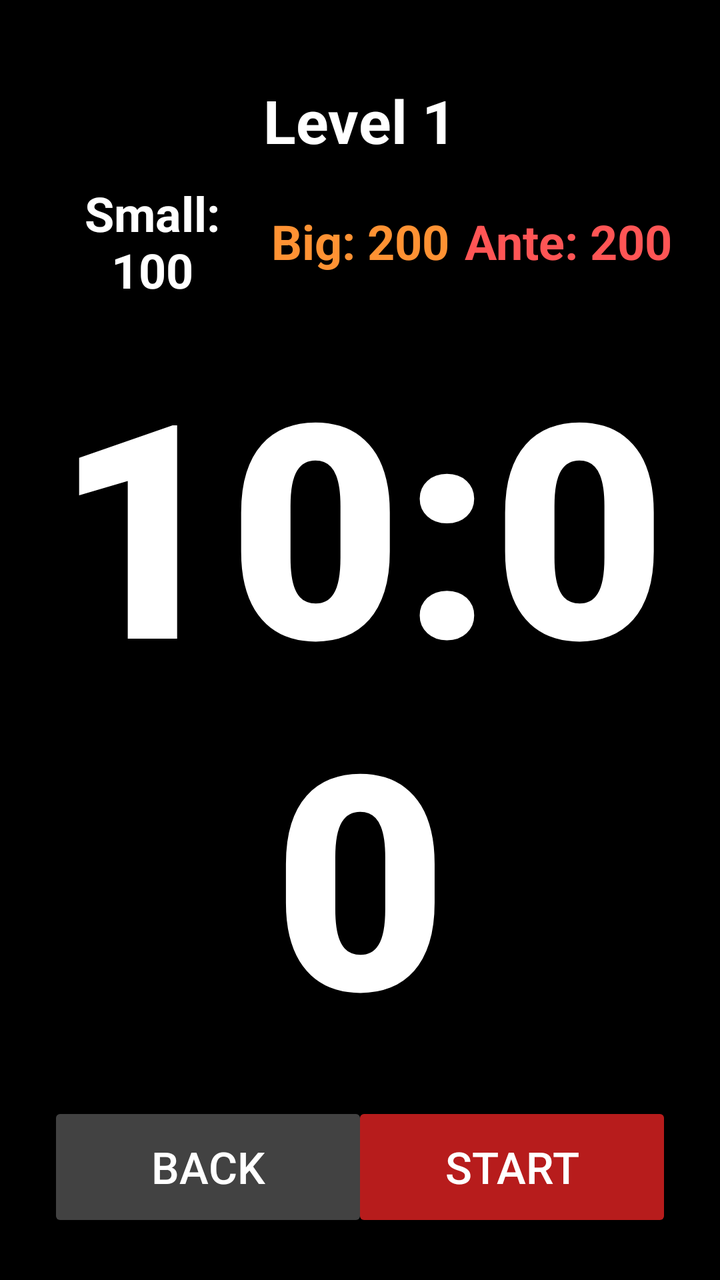
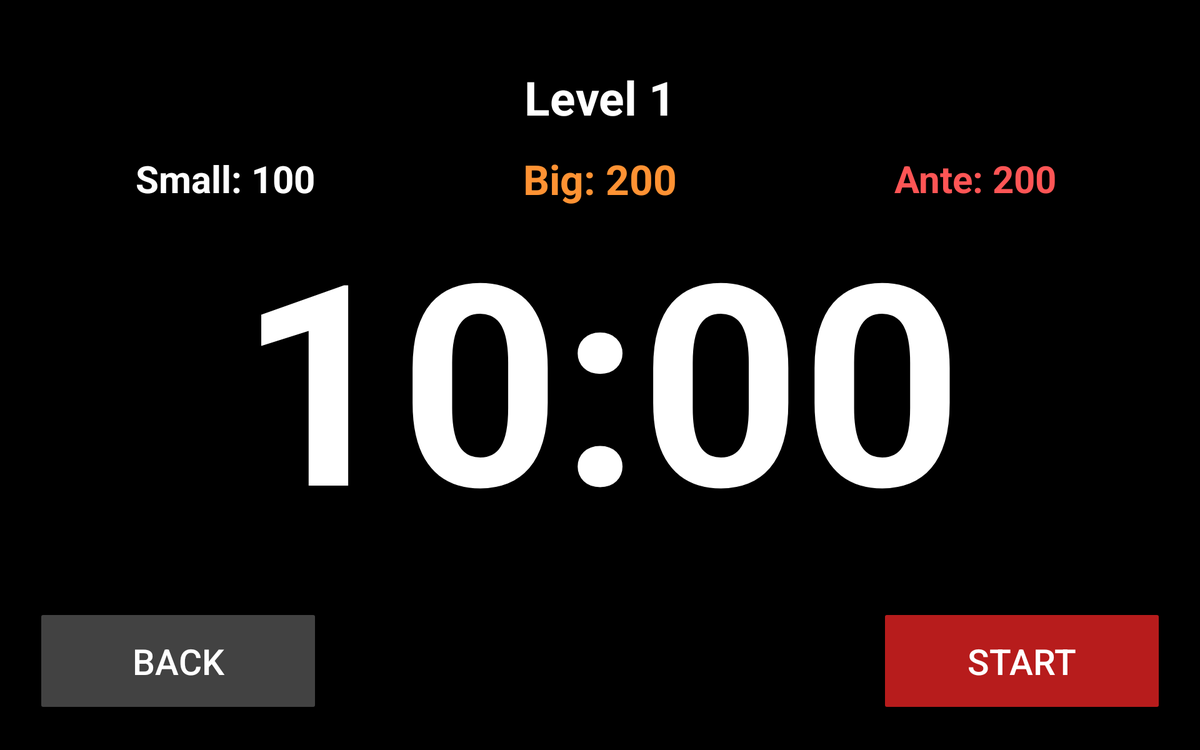

An Android layout and its configuration variant, each rendered on a device that would load it. The default file and the variant file are quoted in full after the pictures.
<!-- AndroidManifest.xml: application theme Theme.PokerTimer -->
<!-- res/layout/activity_count.xml -->
<?xml version="1.0" encoding="utf-8"?>
<androidx.constraintlayout.widget.ConstraintLayout xmlns:android="http://schemas.android.com/apk/res/android"
    xmlns:app="http://schemas.android.com/apk/res-auto"
    xmlns:tools="http://schemas.android.com/tools"
    android:layout_width="match_parent"
    android:layout_height="match_parent"
    android:background="#000000"
    android:padding="24dp"
    android:keepScreenOn="true">

    
    <TextView
        android:id="@+id/levelText"
        android:layout_width="wrap_content"
        android:layout_height="wrap_content"
        android:paddingTop="16dp"
        android:text="Level 1"
        android:textColor="#FFFFFF"
        android:textSize="30sp"
        android:textStyle="bold"
        app:layout_constraintEnd_toEndOf="parent"
        app:layout_constraintStart_toStartOf="parent"
        app:layout_constraintTop_toTopOf="parent" />

    
    <TextView
        android:id="@+id/timerText"
        android:layout_width="wrap_content"
        android:layout_height="wrap_content"
        android:fontFamily="sans-serif-black"
        android:gravity="center"
        android:text="10:00"
        android:textColor="#FFFFFF"
        android:textSize="150sp"
        android:textStyle="bold"
        app:layout_constraintBottom_toBottomOf="parent"
        app:layout_constraintEnd_toEndOf="parent"
        app:layout_constraintStart_toStartOf="parent"
        app:layout_constraintTop_toBottomOf="@id/levelText" />

    
    <LinearLayout
        android:id="@+id/blindInfoLayout"
        android:layout_width="match_parent"
        android:layout_height="wrap_content"
        android:gravity="center"
        android:orientation="horizontal"
        android:paddingTop="12dp"
        android:paddingBottom="12dp"
        app:layout_constraintBottom_toTopOf="@+id/timerText"
        app:layout_constraintEnd_toEndOf="parent"
        app:layout_constraintStart_toStartOf="parent"
        app:layout_constraintTop_toBottomOf="@id/levelText">

        <TextView
            android:id="@+id/smallBlindText"
            android:layout_width="0dp"
            android:layout_height="wrap_content"
            android:layout_weight="1"
            android:gravity="center"
            android:text="Small: 100"
            android:textColor="#FFFFFF"
            android:textSize="24sp"
            android:textStyle="bold" />

        <TextView
            android:id="@+id/bigBlindText"
            android:layout_width="0dp"
            android:layout_height="wrap_content"
            android:layout_weight="1"
            android:gravity="center"
            android:text="Big: 200"
            android:textColor="#FF9233"
            android:textSize="24sp"
            android:textStyle="bold" />

        <TextView
            android:id="@+id/anteText"
            android:layout_width="0dp"
            android:layout_height="wrap_content"
            android:layout_weight="1"
            android:gravity="center"
            android:text="Ante: 200"
            android:textColor="#FF5555"
            android:textSize="24sp"
            android:textStyle="bold" />
    </LinearLayout>
    <Button
        android:id="@+id/btnBack"
        android:layout_width="160dp"
        android:layout_height="65dp"
        android:text="BACK"
        android:textSize="22sp"
        android:textColor="#FFFFFF"
        android:backgroundTint="#424242"
        android:stateListAnimator="@null"
        app:layout_constraintBottom_toBottomOf="parent"
        app:layout_constraintStart_toStartOf="parent" />
    
    <Button
        android:id="@+id/btnStart"
        android:layout_width="160dp"
        android:layout_height="65dp"
        android:text="START"
        android:textSize="22sp"
        android:textColor="#FFFFFF"
        android:backgroundTint="#B71C1C"
        android:stateListAnimator="@null"
        app:layout_constraintBottom_toBottomOf="parent"
        app:layout_constraintEnd_toEndOf="parent" />
    
    <LinearLayout
        android:id="@+id/breakLayout"
        android:layout_width="match_parent"
        android:layout_height="match_parent"
        android:orientation="vertical"
        android:gravity="center"
        android:background="#CC000000"
        android:visibility="gone"
        app:layout_constraintTop_toTopOf="parent"
        app:layout_constraintBottom_toBottomOf="parent"
        app:layout_constraintStart_toStartOf="parent"
        app:layout_constraintEnd_toEndOf="parent">

        <TextView
            android:id="@+id/breakText"
            android:layout_width="wrap_content"
            android:layout_height="wrap_content"
            android:text="BREAK TIME"
            android:textColor="#FF3333"
            android:textSize="100sp"
            android:textStyle="bold"
            android:paddingBottom="20dp"
            />

        <Button
            android:id="@+id/btnContinue"
            android:layout_width="200dp"
            android:layout_height="65dp"
            android:text="CONTINUE"
            android:textColor="#FFFFFF"
            android:textSize="22sp"
            android:backgroundTint="#B71C1C"/>
    </LinearLayout>
</androidx.constraintlayout.widget.ConstraintLayout>
<!-- resources referenced by this layout -->
<resources>
  <style name="Theme.PokerTimer" parent="Base.Theme.PokerTimer" />
  <style name="Base.Theme.PokerTimer" parent="Theme.Material3.DayNight.NoActionBar">
          
          
      </style>
</resources>
<!-- res/layout-sw720dp/activity_count.xml (the author's variant of the layout above) -->
<!-- drawn on a large tablet held sideways -->
<?xml version="1.0" encoding="utf-8"?>
<androidx.constraintlayout.widget.ConstraintLayout xmlns:android="http://schemas.android.com/apk/res/android"
    xmlns:app="http://schemas.android.com/apk/res-auto"
    android:layout_width="match_parent"
    android:layout_height="match_parent"
    android:background="#000000"
    android:padding="40dp"
    android:keepScreenOn="true">

    
    <TextView
        android:id="@+id/levelText"
        android:layout_width="wrap_content"
        android:layout_height="wrap_content"
        android:text="Level 1"
        android:textColor="#FFFFFF"
        android:textSize="50sp"
        android:textStyle="bold"
        android:paddingTop="30dp"
        app:layout_constraintTop_toTopOf="parent"
        app:layout_constraintStart_toStartOf="parent"
        app:layout_constraintEnd_toEndOf="parent" />

    
    <LinearLayout
        android:id="@+id/blindInfoLayout"
        android:layout_width="match_parent"
        android:layout_height="wrap_content"
        android:orientation="horizontal"
        android:gravity="center"
        android:paddingTop="24dp"
        android:paddingBottom="24dp"
        app:layout_constraintTop_toBottomOf="@id/levelText"
        app:layout_constraintStart_toStartOf="parent"
        app:layout_constraintEnd_toEndOf="parent">

        <TextView
            android:id="@+id/smallBlindText"
            android:layout_width="0dp"
            android:layout_height="wrap_content"
            android:layout_weight="1"
            android:text="Small: 100"
            android:textColor="#FFFFFF"
            android:textSize="40sp"
            android:textStyle="bold"
            android:gravity="center" />

        <TextView
            android:id="@+id/bigBlindText"
            android:layout_width="0dp"
            android:layout_height="wrap_content"
            android:layout_weight="1"
            android:text="Big: 200"
            android:textColor="#FF9233"
            android:textSize="44sp"
            android:textStyle="bold"
            android:gravity="center" />

        <TextView
            android:id="@+id/anteText"
            android:layout_width="0dp"
            android:layout_height="wrap_content"
            android:layout_weight="1"
            android:text="Ante: 200"
            android:textColor="#FF5555"
            android:textSize="40sp"
            android:textStyle="bold"
            android:gravity="center" />
    </LinearLayout>

    
    <TextView
        android:id="@+id/timerText"
        android:layout_width="wrap_content"
        android:layout_height="wrap_content"
        android:gravity="center"
        android:text="10:00"
        android:textColor="#FFFFFF"
        android:textSize="300sp"
        android:textStyle="bold"
        app:layout_constraintBottom_toBottomOf="parent"
        app:layout_constraintEnd_toEndOf="parent"
        app:layout_constraintStart_toStartOf="parent"
        app:layout_constraintTop_toTopOf="parent" />
    <Button
        android:id="@+id/btnBack"
        android:layout_width="300dp"
        android:layout_height="110dp"
        android:text="BACK"
        android:textSize="38sp"
        android:textColor="#FFFFFF"
        android:backgroundTint="#424242"
        android:stateListAnimator="@null"
        app:layout_constraintBottom_toBottomOf="parent"
        app:layout_constraintStart_toStartOf="parent" />
    
    <Button
        android:id="@+id/btnStart"
        android:layout_width="300dp"
        android:layout_height="110dp"
        android:text="START"
        android:textColor="#FFFFFF"
        android:textSize="38sp"
        android:backgroundTint="#B71C1C"
        app:layout_constraintBottom_toBottomOf="parent"
        app:layout_constraintEnd_toEndOf="parent" />

    
    <LinearLayout
        android:id="@+id/breakLayout"
        android:layout_width="match_parent"
        android:layout_height="match_parent"
        android:gravity="center"
        android:orientation="vertical"
        android:background="#CC000000"
        android:visibility="gone">

        <TextView
            android:id="@+id/breakText"
            android:layout_width="wrap_content"
            android:layout_height="wrap_content"
            android:text="BREAK TIME"
            android:textColor="#FF3333"
            android:textSize="150sp"
            android:textStyle="bold"
            android:paddingBottom="40dp"/>

        <Button
            android:id="@+id/btnContinue"
            android:layout_width="300dp"
            android:layout_height="110dp"
            android:text="CONTINUE"
            android:textColor="#FFFFFF"
            android:textSize="38sp"
            android:backgroundTint="#B71C1C"/>
    </LinearLayout>

</androidx.constraintlayout.widget.ConstraintLayout>
